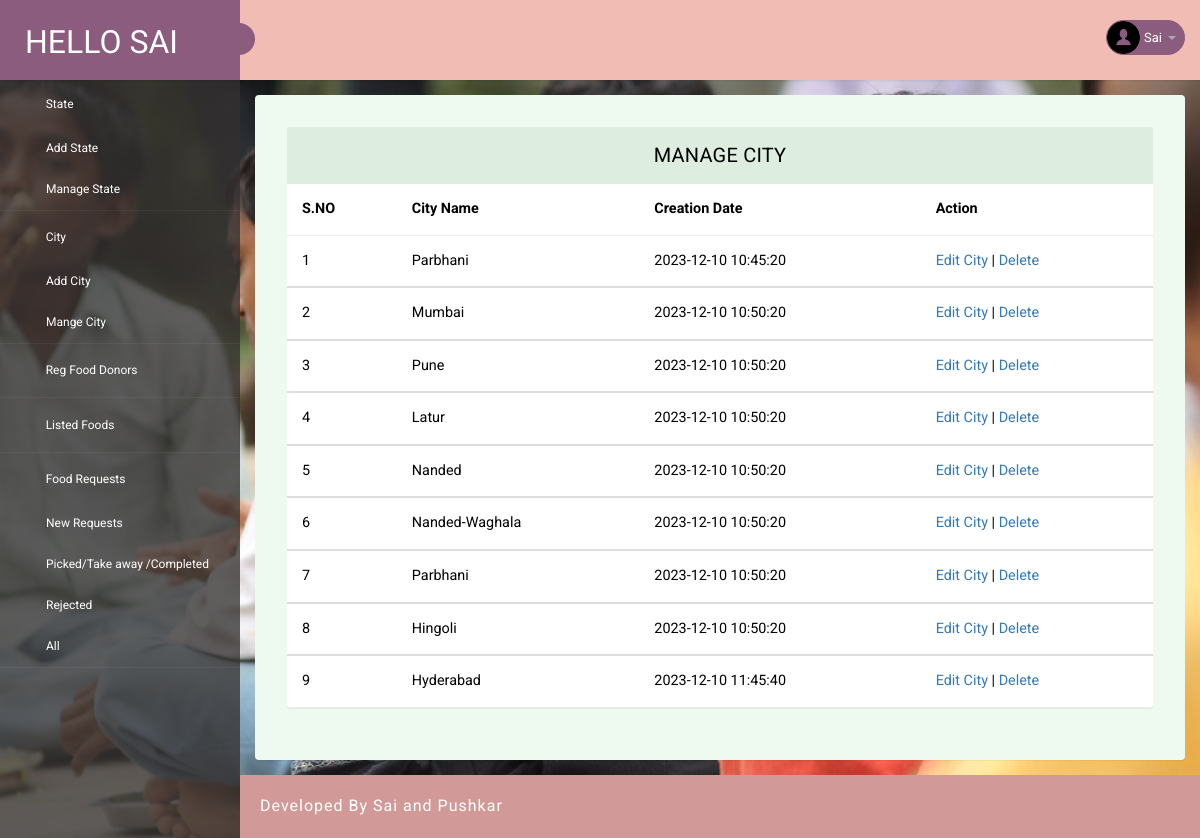
Screenshot of /admin/manage-city.php (signed in) with the database file from the repository.
### tables this page shows
CREATE TABLE `tblcity` (
  `ID` int(10) NOT NULL,
  `StateID` int(10) DEFAULT NULL,
  `City` varchar(120) DEFAULT NULL,
  `CreationDate` timestamp NULL DEFAULT current_timestamp()
);

### admin/manage-city.php (the view, shortened to what this page needs)
<?php
include('includes/dbconnection.php');
if (strlen($_SESSION['pgasaid'] == 0)) {
  header('location:logout.php');
} else {
?>
  <!DOCTYPE html>
  <head>
    <link rel="stylesheet" href="css/bootstrap.min.css">
    <link href="css/style.css" rel='stylesheet' type='text/css' />
    <link href="css/style-responsive.css" rel="stylesheet" />
    <link rel="stylesheet" href="css/font.css" type="text/css" />
    <link href="css/font-awesome.css" rel="stylesheet">
  </head>
  <body>
    <section id="container">
      <?php include_once('includes/header.php'); ?>
      <?php include_once('includes/sidebar.php'); ?>
      <section id="main-content">
        <section class="wrapper">
          <div class="table-agile-info">
            <div class="panel panel-default">
              <div class="panel-heading">
                Manage City
              </div>
              <div>
                <table class="table" ui-jq="footable" ui-options='{
        "paging": {
          "enabled": true
        },
        "filtering": {
          "enabled": true
        },
        "sorting": {
          "enabled": true
        }}'>
                  <thead>
                    <tr>
                      <th data-breakpoints="xs">S.NO</th>
                      <th>City Name</th>
                      <th>Creation Date</th>
                      <th data-breakpoints="xs">Action</th>
                    </tr>
                  </thead>
                  <?php
                  $ret = mysqli_query($con, "select * from  tblcity");
                  $cnt = 1;
                  while ($row = mysqli_fetch_array($ret)) {
                  ?>
                    <tbody>
                      <tr data-expanded="true">
                        <td><?php echo $cnt; ?></td>
                        <td><?php echo $row['City']; ?></td>
                        <td><?php echo $row['CreationDate']; ?></td>
                        <td><a href="edit-city.php?editid=<?php echo $row['ID']; ?>">Edit City</a> | <a href="manage-city.php?del=<?php echo $row['ID']; ?>">Delete</a>
                      </tr>
                    <?php
                    $cnt = $cnt + 1;
                  } ?>
                    </tbody>
                </table>
              </div>
            </div>
          </div>
        </section>
        <?php include_once('includes/footer.php'); ?>
      </section>
    </section>
  </body>
  </html>
<?php }  ?>

### admin/includes/header.php (shortened to what this page needs)
<?php
include('includes/dbconnection.php');
?>
<header class="header fixed-top clearfix">
    <div class="brand">
        <a href="dashboard.php" class="logo">
            Hello Sai
        </a>
        <div class="sidebar-toggle-box">
            <div class="fa fa-bars"></div>
        </div>
    </div>
    <div class="top-nav clearfix">
        <ul class="nav pull-right top-menu">
            <li class="dropdown">
                <a data-toggle="dropdown" class="dropdown-toggle" href="#">
                    <?php
                    $adid = $_SESSION['pgasaid'];
                    $ret = mysqli_query($con, "select AdminName from tbladmin where ID='$adid'");
                    $row = mysqli_fetch_array($ret);
                    $name = $row['AdminName'];
                    ?>
                    <img alt="" src="images/2.png">
                    <span class="username"><?php echo $name; ?></span>
                    <b class="caret"></b>
                </a>
            </li>
        </ul>
    </div>
</header>

### admin/css/style.css (style rules this page uses)
ul, ol { margin: 0; }
html, body { font-family: "Roboto", sans-serif; font-size: 100%; overflow-x: hidden; background: url(../images/bg.jpg) no-repeat 0px 0px; background-size: cover; }
body a { transition: 0.5s all ease; -webkit-transition: 0.5s all ease; -moz-transition: 0.5s all ease; -o-transition: 0.5s all ease; -ms-transition: 0.5s all ease; text-decoration: none; }
ul, label { margin: 0; padding: 0; }
#main-content { margin-left: 240px; -webkit-transition: all 0.3s ease-in-out; -moz-transition: all 0.3s ease-in-out; -o-transition: all 0.3s ease-in-out; transition: all 0.3s ease-in-out; }
.header { left: 0; right: 0; z-index: 1002; background: rgb(240, 188, 180); -webkit-transition: all 0.3s ease-in-out; -moz-transition: all 0.3s ease-in-out; -o-transition: all 0.3s ease-in-out; transition: all 0.3s ease-in-out; }
.fixed-top { position: fixed; box-shadow: 1px 0 3px rgba(0, 0, 0, 0.15); }
.wrapper { display: inline-block; margin-top: 80px; padding: 15px; width: 100%; }
.brand { background: #8b5c7e; float: left; width: 240px; height: 80px; position: relative; }
a.logo { font-size: 32px; color: #fff; float: left; margin: 20px 0 0 25px; text-transform: uppercase; }
#top_menu .nav > li, ul.top-menu > li { float: left; }
ul.top-menu { margin-right: 15px; margin-top: 0; }
ul.top-menu > li > a { color: #fff; font-size: 16px; background: #8b5c7e; padding: 4px 8px; margin-right: 15px; border-radius: 50%; -webkit-border-radius: 50%; padding-right: 8px !important; }
.top-nav { margin-top: 20px; }
.top-nav img { border-radius: 50%; -webkit-border-radius: 50%; width: 33px; }
.top-nav .username { font-size: 13px; color: #fff; }
.top-nav ul.top-menu > li > a { border-radius: 100px; -webkit-border-radius: 100px; padding: 0px; background: none; margin-right: 0; border: 1px solid #8b5c7e; background: #8b5c7e; }
.top-nav ul.top-menu > li { margin-left: 10px; }
.top-nav .nav .caret { border-bottom-color: #a4aaba; border-top-color: #a4aaba; }
.sidebar-toggle-box { float: left; margin-top: 23px; margin-left: -15px; background: #8b5c7e; border-radius: 50%; -webkit-border-radius: 50%; width: 32px; height: 32px; position: absolute; right: -15px; }
.sidebar-toggle-box .fa-bars { cursor: pointer; display: inline-block; font-size: 15px; padding: 8px 8px 8px 9px; color: #fff; }
.panel-heading { position: relative; height: 57px; line-height: 57px; letter-spacing: 0.2px; color: #000; font-size: 18px; font-weight: 400; padding: 0 16px; background: #ddede0; border-top-right-radius: 2px; border-top-left-radius: 2px; text-transform: uppercase; text-align: center; }
.panel { border: none !important; }
.table > thead > tr > th { border-bottom: 1px solid #e1ab91 !important; }
.table > tbody > tr > td, .table > tbody > tr > th, .table > tfoot > tr > td, .table > tfoot > tr > th, .table > thead > tr > td, .table > thead > tr > th { border-bottom: 1px solid #e9e9e9 !important; }
.table > thead > tr > th, .table > tbody > tr > th, .table > tfoot > tr > th, .table > thead > tr > td, .table > tbody > tr > td, .table > tfoot > tr > td { border-top: none !important; }
.table td, .table > tbody > tr > td, .table > tbody > tr > th, .table > tfoot > tr > td, .table > tfoot > tr > th, .table > thead > tr > td, .table > thead > tr > th { padding: 15px !important; }
.table > thead > tr > th, .table > tbody > tr > th, .table > tfoot > tr > th, .table > thead > tr > td, .table > tbody > tr > td, .table > tfoot > tr > td { font-size: 0.9em; color: #000; border-top: none !important; }
.table-agile-info { background: #eef9f0; padding: 2em; border-radius: 4px; -webkit-box-shadow: 0 1px 1px rgba(0, 0, 0, 0.05); box-shadow: 0 1px 1px rgba(0, 0, 0, 0.05); }
.panel-default > .panel-heading { color: #000000 !important; background-color: #ddede0 !important; border-color: #ddede0 !important; font-size: 20px; }

### rows the page displays
tblcity: City "Parbhani", CreationDate "2023-12-10 10:45:20"
tblcity: City "Mumbai", CreationDate "2023-12-10 10:50:20"
tblcity: City "Pune", CreationDate "2023-12-10 10:50:20"
tblcity: City "Latur", CreationDate "2023-12-10 10:50:20"
tblcity: City "Nanded", CreationDate "2023-12-10 10:50:20"
tblcity: City "Nanded-Waghala", CreationDate "2023-12-10 10:50:20"
tblcity: City "Parbhani", CreationDate "2023-12-10 10:50:20"
tblcity: City "Hingoli", CreationDate "2023-12-10 10:50:20"
tblcity: City "Hyderabad", CreationDate "2023-12-10 11:45:40"

### other values shown
$name "Sai"
